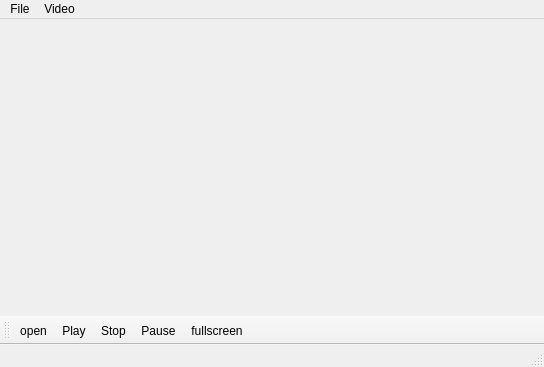
<?xml version="1.0" encoding="UTF-8"?>
<ui version="4.0">
 <class>mediaplayer</class>
 <widget class="QMainWindow" name="mediaplayer">
  <property name="geometry">
   <rect>
    <x>0</x>
    <y>0</y>
    <width>544</width>
    <height>367</height>
   </rect>
  </property>
  <property name="windowTitle">
   <string>mediaplayer</string>
  </property>
  <property name="accessibleDescription">
   <string/>
  </property>
  <property name="animated">
   <bool>false</bool>
  </property>
  <widget class="QWidget" name="centralWidget"/>
  <widget class="QToolBar" name="fullscreen">
   <attribute name="toolBarArea">
    <enum>BottomToolBarArea</enum>
   </attribute>
   <attribute name="toolBarBreak">
    <bool>false</bool>
   </attribute>
   <addaction name="actionOpen"/>
   <addaction name="actionPlay"/>
   <addaction name="actionStop"/>
   <addaction name="actionPause"/>
   <addaction name="actionFullscreen"/>
  </widget>
  <widget class="QStatusBar" name="statusBar"/>
  <widget class="QMenuBar" name="menuBar">
   <property name="geometry">
    <rect>
     <x>0</x>
     <y>0</y>
     <width>544</width>
     <height>21</height>
    </rect>
   </property>
   <widget class="QMenu" name="menuFile">
    <property name="title">
     <string>File</string>
    </property>
    <addaction name="actionOpen"/>
    <addaction name="actionQuit"/>
   </widget>
   <widget class="QMenu" name="menuVideo">
    <property name="title">
     <string>Video</string>
    </property>
    <addaction name="actionPlay"/>
    <addaction name="actionStop"/>
    <addaction name="actionPause"/>
    <addaction name="actionFullscreen"/>
   </widget>
   <addaction name="menuFile"/>
   <addaction name="menuVideo"/>
  </widget>
  <action name="actionOpen">
   <property name="icon">
    <iconset>
     <normaloff>:/images/icons/openicon.png</normaloff>:/images/icons/openicon.png</iconset>
   </property>
   <property name="text">
    <string>open</string>
   </property>
   <property name="toolTip">
    <string>Open A File</string>
   </property>
  </action>
  <action name="actionPlay">
   <property name="icon">
    <iconset>
     <normaloff>:/images/icons/playicon.png</normaloff>:/images/icons/playicon.png</iconset>
   </property>
   <property name="text">
    <string>Play</string>
   </property>
  </action>
  <action name="actionStop">
   <property name="icon">
    <iconset>
     <normaloff>:/images/icons/stopicon.png</normaloff>:/images/icons/stopicon.png</iconset>
   </property>
   <property name="text">
    <string>Stop</string>
   </property>
  </action>
  <action name="actionPause">
   <property name="icon">
    <iconset>
     <normaloff>:/images/icons/pauseicon.png</normaloff>:/images/icons/pauseicon.png</iconset>
   </property>
   <property name="text">
    <string>Pause</string>
   </property>
  </action>
  <action name="actionFullscreen">
   <property name="icon">
    <iconset>
     <normaloff>:/images/icons/fullscreenicon.png</normaloff>:/images/icons/fullscreenicon.png</iconset>
   </property>
   <property name="text">
    <string>fullscreen</string>
   </property>
  </action>
  <action name="actionQuit">
   <property name="icon">
    <iconset>
     <normaloff>:/images/icons/Quit-icon.png</normaloff>:/images/icons/Quit-icon.png</iconset>
   </property>
   <property name="text">
    <string>quit</string>
   </property>
  </action>
 </widget>
 <layoutdefault spacing="6" margin="11"/>
 <resources/>
 <connections/>
</ui>
